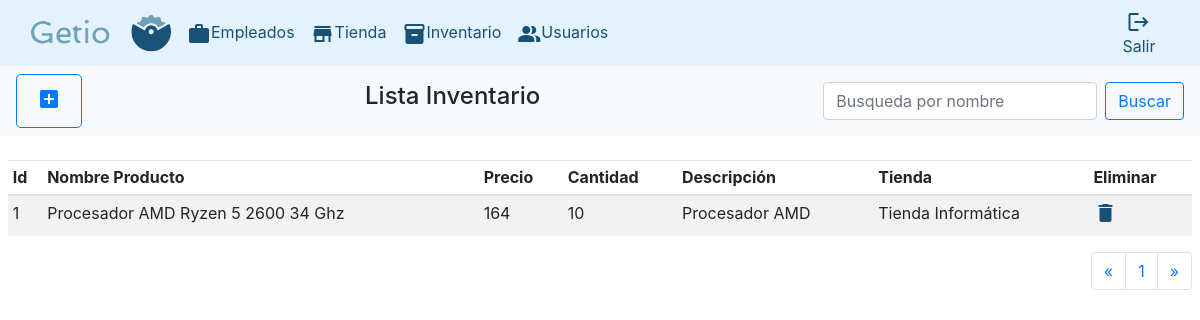
/?controller=inventario&&action=showInventario (signed in), run on an earlier commit of the app's database.
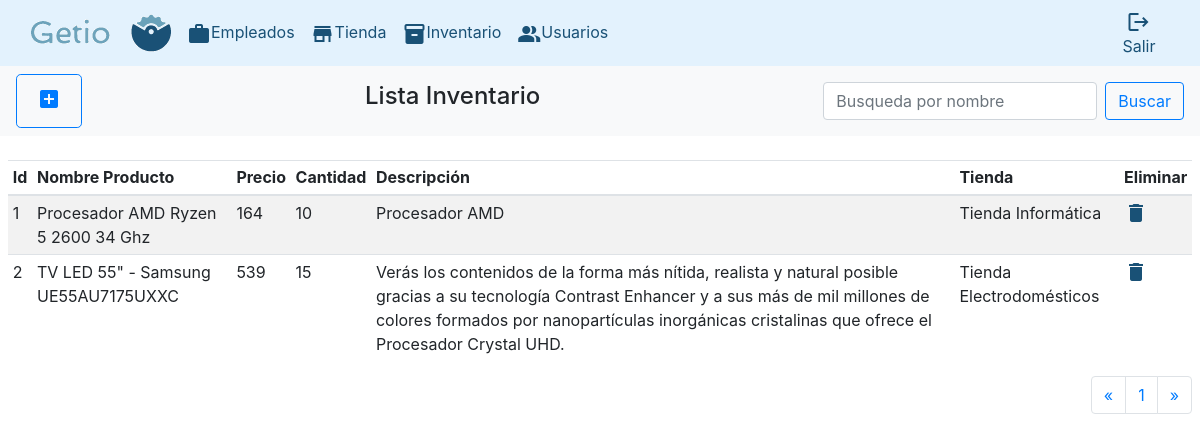
And on a later commit of the database.
### tables this page shows
CREATE TABLE inventario (
	id_inventario INT UNSIGNED AUTO_INCREMENT PRIMARY KEY,
    nombre_producto VARCHAR(60) NOT NULL,
    precio DOUBLE NOT NULL,
    cantidad INT NOT NULL DEFAULT 0,
	descripcion VARCHAR(500) NOT NULL,
    id_tienda INT UNSIGNED NOT NULL,
    FOREIGN KEY(id_tienda) REFERENCES tienda(id_tienda)
);

CREATE TABLE tienda (
	id_tienda INT UNSIGNED AUTO_INCREMENT PRIMARY KEY,
    nombre_tienda VARCHAR(60) NOT NULL UNIQUE,
    direccion VARCHAR(250) NOT NULL,
    codigo_postal VARCHAR(10) NOT NULL,
    telefono VARCHAR(20) NOT NULL,
    id_provincia INT UNSIGNED NOT NULL,
    FOREIGN KEY(id_provincia) REFERENCES provincia(id_provincia)
);

### index.php (called while the page is built, shortened)
<?php
	if (isset($_GET['controller']) && isset($_GET['action'])) {
		$controller=$_GET['controller'];
		$action=$_GET['action'];
	}else{
		$controller='index';
		$action='login';
	}
	require_once('Views/Layouts/layout.php');
?>

### Controllers/InventarioController.php (called while the page is built, shortened)
<?php
class InventarioController
{
	function showInventario(){
		$listaInventario=Inventario::all();
		require_once('Views/Inventario/showInventario.php');
	}
}
?>

### Model/Inventario.php (called while the page is built, shortened)
<?php
class Inventario
{
	private $id_inventario;
	private $nombre_producto;
	private $precio;
	private $cantidad;
	private $descripcion;
	private $tienda;
	public function getIdInventario(){
		return $this->id_inventario;
	}
	public function setIdInventario($id_inventario){
		$this->id_inventario = $id_inventario;
	}
	public function getNombreProducto(){
		return $this->nombre_producto;
	}
	public function setNombreProducto($nombre_producto){
		$this->nombre_producto = $nombre_producto;
	}
	public function getPrecio(){
		return $this->precio;
	}
	public function setPrecio($precio){
		$this->precio = $precio;
	}
	public function getCantidad(){
		return $this->cantidad;
	}
	public function setCantidad($cantidad){
		$this->cantidad = $cantidad;
	}
	public function getDescripcion(){
		return $this->descripcion;
	}
	public function setDescripcion($descripcion){
		$this->descripcion = $descripcion;
	}
	public function getTienda(){
		return $this->tienda;
	}
	public function setTienda($tienda){
		$this->tienda = $tienda;
	}
	public static function all(){
		$db=Db::getConnect();
		$listaInventario=[];
		$select=$db->query('SELECT *
							FROM inventario INNER JOIN tienda
							ON inventario.id_tienda = tienda.id_tienda
							ORDER BY id_inventario');
		foreach($select->fetchAll() as $inventario){
			$listaInventario[]=new Inventario($inventario['id_inventario'],$inventario['nombre_producto'],$inventario['precio'],
				$inventario['cantidad'],$inventario['descripcion'],$inventario['nombre_tienda']);
		}
		return $listaInventario;
	}
}
?>

### Views/Inventario/showInventario.php (the view, shortened to what this page needs)
<?php
  if($_SESSION["nombre"] ?? null) {
?>
<div>
	<nav class="navbar navbar-light bg-light w-100">
		<a href="?controller=inventario&action=register"
			class="btn btn-outline-primary btn-lg"
			role="button" aria-disabled="true"><span class='material-icons md-18 p-1'>
			add_box</span>
		</a>
		<h4>Lista Inventario</h4>
		<form class="form-inline" action="?controller=inventario&action=search" method="post">
			<input class="form-control mr-sm-2" type="search" id="nombre_producto" name="nombre_producto"
				placeholder="Busqueda por nombre" aria-label="Search">
			<button class="btn btn-outline-primary my-2 my-sm-0" type="submit">Buscar</button>
		</form>
	</nav>
	<br/>
	<div class="table table-striped pl-2 pr-2">
		<table class="table table-hover table-sm">
			<thead>
				<tr>
					<th>Id</th>
					<th>Nombre Producto</th>
					<th>Precio</th>
					<th>Cantidad</th>
					<th>Descripción</th>
					<th>Tienda</th>
					<th>Eliminar</th>
				</tr>
			</thead>
			<tbody style="cursor: pointer;">
					<?php foreach ($listaInventario as$inventario) {?>
					<tr onclick="document.location='?controller=inventario&&action=updateInventario&&id_inventario=<?php
						echo $inventario->getIdInventario()?>'">
						<td><?php echo $inventario->getIdInventario(); ?></a> </td>
						<td><?php echo $inventario->getNombreProducto(); ?></td>
						<td><?php echo $inventario->getPrecio(); ?></td>
						<td><?php echo $inventario->getCantidad(); ?></td>
						<td><?php echo $inventario->getDescripcion(); ?></td>
						<td><?php echo $inventario->getTienda(); ?></td>
						<td><span class='material-icons md-18'>
						<a href="?controller=inventario&&action=delete&&id_inventario=<?php
						echo $inventario->getIdInventario() ?>" style="color:#195176;">delete</a></span></td>
					</tr>
					<?php } ?>
			</tbody>
		</table>
	</div>
	<nav class="nav justify-content-end mr-2" aria-label="Page navigation example">
  		<ul class="pagination">
			<li class="page-item">
				<a class="page-link" href="#" aria-label="Previous">
					<span aria-hidden="true">&laquo;</span>
				</a>
			</li>
			<li class="page-item"><a class="page-link" href="#">1</a></li>
			<li class="page-item">
				<a class="page-link" href="#" aria-label="Next">
					<span aria-hidden="true">&raquo;</span>
				</a>
			</li>
		</ul>
	</nav>
</div>
<?php
  }else require_once('Views/Errores/accesoDenegado.php');
?>

### Views/Layouts/layout.php (shortened to what this page needs)
<!DOCTYPE html>
<html lang="es">
<head>
	<link rel="stylesheet" type="text/css" href="../TiendaBootstrap/style.scss">
	<link rel="stylesheet" href="https://stackpath.bootstrapcdn.com/bootstrap/4.3.1/css/bootstrap.min.css">
</head>
<body>
	<header>
		<?php
			if($_SESSION["nombre"] ?? null) {
				require_once('cabecera.php');
			} else echo "";
		?>
	</header>
	<section>
		<?php
			require_once('routing.php');
		?>
	</section>
</body>
</html>

### Views/Layouts/cabecera.php (shortened to what this page needs)
<nav class="navbar navbar-expand-lg navbar-light" style="background-color: #e3f2fd;">
  <div class="container-fluid">
    <a class="nav-link-primary" href="?controller=index&action=index" style="color:#195176;">
    <img src="../TiendaBootstrap/images/LogoGetio.png"></a>
    <div class="collapse navbar-collapse" id="navbarNav">
      <ul class="navbar-nav">
        <li class="nav-item">
          <a class="nav-link-primary p-2 ml-2" href="?controller=empleado&&action=showEmpleado" style="color:#195176;">
            <span class="material-icons md-18 align-middle">work</span>Empleados</a>
        </li>
      </ul>
      <ul class="navbar-nav">
        <li class="nav-item">
          <a class="nav-link-primary p-2" href="?controller=tienda&&action=showTienda" style="color:#195176;">
            <span class="material-icons md-18 align-middle">store</span>Tienda</a>
        </li>
      </ul>
      <ul class="navbar-nav">
        <li class="nav-item">
          <a class="nav-link-primary p-2" href="?controller=inventario&&action=showInventario" style="color:#195176;">
            <span class="material-icons md-18 align-middle">inventory</span>Inventario</a>
        </li>
      </ul>
      <ul class="navbar-nav">
        <li class="nav-item">
          <a class="nav-link-primary p-2" href="?controller=usuario&&action=showUsuario" style="color:#195176;">
            <span class="material-icons md-18 align-middle">people_alt</span>Usuarios</a>
        </li>
      </ul>
    </div>
  </div>
  <div class="collapse navbar-collapse" id="navbarNav">
    <ul class="navbar-nav float-right">
      <li class="nav-item">
        <a class="nav-link-primary p-1" href="?controller=index&&action=logout" style="color:#195176;">
        <span class="material-icons md-18 align-middle">logout</span>Salir</a>
      </li>
    </ul>
  </div>
</nav>

### routing.php (shortened to what this page needs)
<?php
$controllers=array(
	'index'=>['index','login','logout','error'],
	'empleado'=>['register','save','showEmpleado','updateEmpleado','update','delete','search'],
	'tienda'=>['register','save','showTienda','updateTienda','update','delete','search'],
	'inventario'=>['register','save','showInventario','updateInventario','update','delete','search'],
	'usuario'=>['register','save','showUsuario','updateUsuario','update','delete','search']
);
if (array_key_exists($controller, $controllers)) {
	if (in_array($action, $controllers[$controller])) {
		call($controller, $action);
	}
	else{
		call('index','errorRuta');
	}
}else{
	call('index','errorLogin');
}
function call($controller, $action){
	switch ($controller) {
		case 'inventario':
			require_once('Model/Inventario.php');
			$controller= new InventarioController();
			break;
	}
	$controller->{$action}();
}
?>

What changed in the data, as far as the page shows it:
added inventario: id_inventario "2", nombre_producto "TV LED 55\" - Samsung UE55AU7175UXXC", precio "539", cantidad "15", descripcion "Verás los contenidos de la forma más nítida, realista y natural posible gracias a su tecnología Contrast Enhancer y a sus más de mil millones de colores formados por nanopartículas inorgánicas cristalinas que ofrece el Procesador Crystal UHD.", id_tienda.nombre_tienda "Tienda Electrodomésticos"
